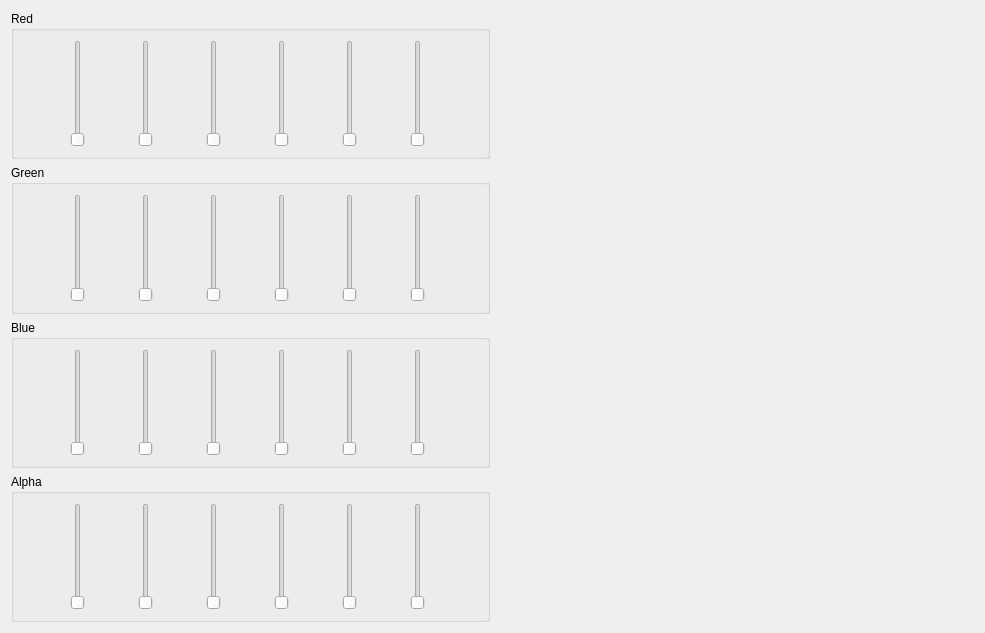
<?xml version="1.0" encoding="UTF-8"?>
<ui version="4.0">
 <class>Form</class>
 <widget class="QWidget" name="Form">
  <property name="geometry">
   <rect>
    <x>0</x>
    <y>0</y>
    <width>985</width>
    <height>633</height>
   </rect>
  </property>
  <property name="windowTitle">
   <string>Form</string>
  </property>
  <layout class="QGridLayout" name="gridLayout">
   <item row="0" column="0">
    <layout class="QVBoxLayout" name="verticalLayout">
     <item>
      <widget class="QGroupBox" name="groupBox">
       <property name="title">
        <string>Red</string>
       </property>
       <layout class="QHBoxLayout" name="horizontalLayout">
        <item>
         <widget class="QSlider" name="verticalSlider">
          <property name="orientation">
           <enum>Qt::Vertical</enum>
          </property>
         </widget>
        </item>
        <item>
         <widget class="QSlider" name="verticalSlider_2">
          <property name="orientation">
           <enum>Qt::Vertical</enum>
          </property>
         </widget>
        </item>
        <item>
         <widget class="QSlider" name="verticalSlider_3">
          <property name="orientation">
           <enum>Qt::Vertical</enum>
          </property>
         </widget>
        </item>
        <item>
         <widget class="QSlider" name="verticalSlider_4">
          <property name="orientation">
           <enum>Qt::Vertical</enum>
          </property>
         </widget>
        </item>
        <item>
         <widget class="QSlider" name="verticalSlider_5">
          <property name="orientation">
           <enum>Qt::Vertical</enum>
          </property>
         </widget>
        </item>
        <item>
         <widget class="QSlider" name="verticalSlider_6">
          <property name="orientation">
           <enum>Qt::Vertical</enum>
          </property>
         </widget>
        </item>
       </layout>
      </widget>
     </item>
     <item>
      <widget class="QGroupBox" name="groupBox_2">
       <property name="title">
        <string>Green</string>
       </property>
       <layout class="QHBoxLayout" name="horizontalLayout_2">
        <item>
         <widget class="QSlider" name="verticalSlider_7">
          <property name="orientation">
           <enum>Qt::Vertical</enum>
          </property>
         </widget>
        </item>
        <item>
         <widget class="QSlider" name="verticalSlider_8">
          <property name="orientation">
           <enum>Qt::Vertical</enum>
          </property>
         </widget>
        </item>
        <item>
         <widget class="QSlider" name="verticalSlider_9">
          <property name="orientation">
           <enum>Qt::Vertical</enum>
          </property>
         </widget>
        </item>
        <item>
         <widget class="QSlider" name="verticalSlider_10">
          <property name="orientation">
           <enum>Qt::Vertical</enum>
          </property>
         </widget>
        </item>
        <item>
         <widget class="QSlider" name="verticalSlider_11">
          <property name="orientation">
           <enum>Qt::Vertical</enum>
          </property>
         </widget>
        </item>
        <item>
         <widget class="QSlider" name="verticalSlider_12">
          <property name="orientation">
           <enum>Qt::Vertical</enum>
          </property>
         </widget>
        </item>
       </layout>
      </widget>
     </item>
     <item>
      <widget class="QGroupBox" name="groupBox_3">
       <property name="title">
        <string>Blue</string>
       </property>
       <layout class="QHBoxLayout" name="horizontalLayout_3">
        <item>
         <widget class="QSlider" name="verticalSlider_13">
          <property name="orientation">
           <enum>Qt::Vertical</enum>
          </property>
         </widget>
        </item>
        <item>
         <widget class="QSlider" name="verticalSlider_14">
          <property name="orientation">
           <enum>Qt::Vertical</enum>
          </property>
         </widget>
        </item>
        <item>
         <widget class="QSlider" name="verticalSlider_15">
          <property name="orientation">
           <enum>Qt::Vertical</enum>
          </property>
         </widget>
        </item>
        <item>
         <widget class="QSlider" name="verticalSlider_16">
          <property name="orientation">
           <enum>Qt::Vertical</enum>
          </property>
         </widget>
        </item>
        <item>
         <widget class="QSlider" name="verticalSlider_17">
          <property name="orientation">
           <enum>Qt::Vertical</enum>
          </property>
         </widget>
        </item>
        <item>
         <widget class="QSlider" name="verticalSlider_18">
          <property name="orientation">
           <enum>Qt::Vertical</enum>
          </property>
         </widget>
        </item>
       </layout>
      </widget>
     </item>
     <item>
      <widget class="QGroupBox" name="groupBox_4">
       <property name="title">
        <string>Alpha</string>
       </property>
       <layout class="QHBoxLayout" name="horizontalLayout_4">
        <item>
         <widget class="QSlider" name="verticalSlider_19">
          <property name="orientation">
           <enum>Qt::Vertical</enum>
          </property>
         </widget>
        </item>
        <item>
         <widget class="QSlider" name="verticalSlider_20">
          <property name="orientation">
           <enum>Qt::Vertical</enum>
          </property>
         </widget>
        </item>
        <item>
         <widget class="QSlider" name="verticalSlider_21">
          <property name="orientation">
           <enum>Qt::Vertical</enum>
          </property>
         </widget>
        </item>
        <item>
         <widget class="QSlider" name="verticalSlider_22">
          <property name="orientation">
           <enum>Qt::Vertical</enum>
          </property>
         </widget>
        </item>
        <item>
         <widget class="QSlider" name="verticalSlider_23">
          <property name="orientation">
           <enum>Qt::Vertical</enum>
          </property>
         </widget>
        </item>
        <item>
         <widget class="QSlider" name="verticalSlider_24">
          <property name="orientation">
           <enum>Qt::Vertical</enum>
          </property>
         </widget>
        </item>
       </layout>
      </widget>
     </item>
    </layout>
   </item>
   <item row="0" column="1">
    <widget class="QWidget" name="widget" native="true">
     <property name="minimumSize">
      <size>
       <width>0</width>
       <height>0</height>
      </size>
     </property>
    </widget>
   </item>
  </layout>
 </widget>
 <resources/>
 <connections/>
</ui>
